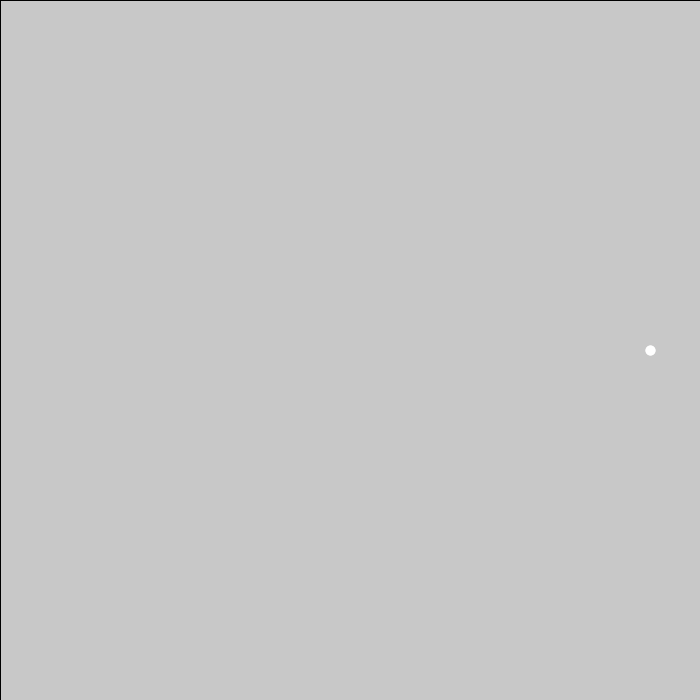
Frame 1 (no input)
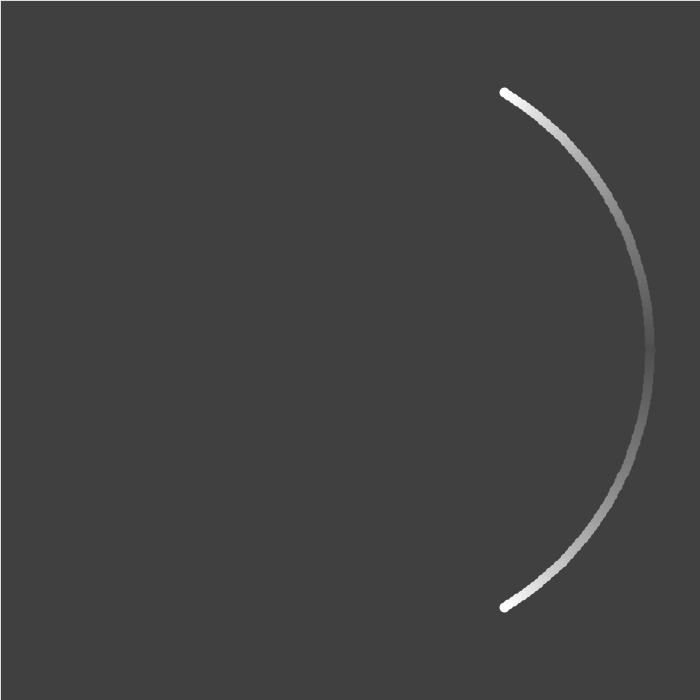
Frame 60 (the mouse pressed at the canvas centre just before this capture)
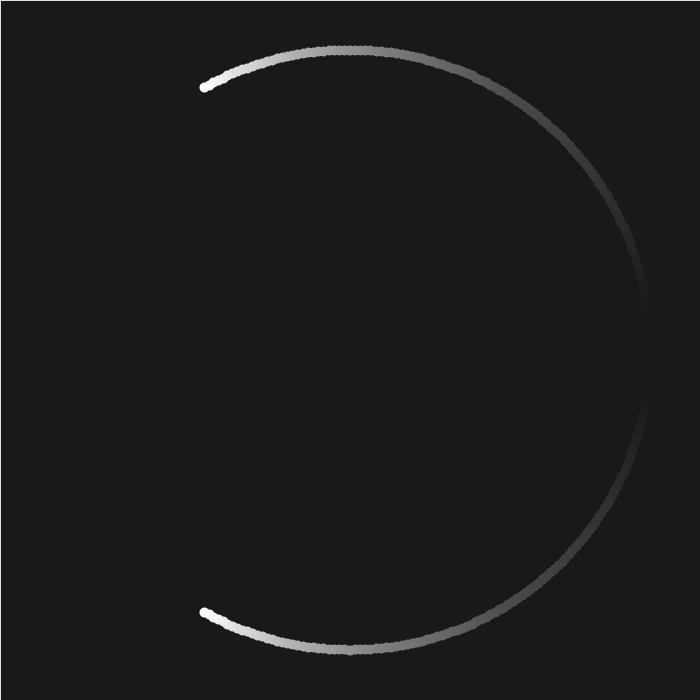
Frame 120 (the mouse held since frame 60 and released just before this capture)

The Processing sketch that drew these frames (run headless with seeded random() and noise(); from frame 60 on, the mouse is pressed at the canvas centre):

// Processing sketch: stack
// ── stack.pde
void setup(){
    size(700,700);
    frameRate(60);
}

int i = 0;
void draw(){
    fill(0);
    translate(0,0);
    fill(0,5);
    rect(0,0,width,height);
    fill(255);
    float r = width / 2 -50;
    float x = r * cos(radians(i));;
    float y = r * sin(radians(i));;
    float xx = r * cos(radians(-i));
    float yy = r * sin(radians(-i));

    translate(width/2,height/2);
    stroke(255);
    strokeWeight(10);
    point(x,y);
    point(xx,yy);
    strokeWeight(0);
    //ellipse(0,0,r*2,r*2);
    i += 1;
    println(i);
    if(i >= 360){
        i = 0;
    }
}
